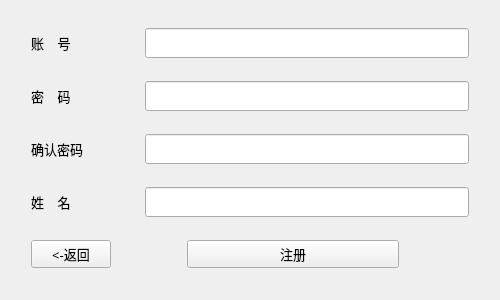
<?xml version="1.0" encoding="UTF-8"?>
<ui version="4.0">
 <class>Form</class>
 <widget class="QWidget" name="Form">
  <property name="geometry">
   <rect>
    <x>0</x>
    <y>0</y>
    <width>500</width>
    <height>300</height>
   </rect>
  </property>
  <property name="minimumSize">
   <size>
    <width>500</width>
    <height>300</height>
   </size>
  </property>
  <property name="maximumSize">
   <size>
    <width>500</width>
    <height>300</height>
   </size>
  </property>
  <property name="windowTitle">
   <string>注册</string>
  </property>
  <layout class="QVBoxLayout" name="verticalLayout">
   <item>
    <layout class="QHBoxLayout" name="horizontalLayout" stretch="2,6">
     <property name="leftMargin">
      <number>20</number>
     </property>
     <property name="rightMargin">
      <number>20</number>
     </property>
     <item>
      <widget class="QLabel" name="label_3">
       <property name="font">
        <font>
         <family>宋体</family>
         <pointsize>10</pointsize>
        </font>
       </property>
       <property name="styleSheet">
        <string notr="true"/>
       </property>
       <property name="text">
        <string>账    号</string>
       </property>
      </widget>
     </item>
     <item>
      <widget class="QLineEdit" name="text_user">
       <property name="font">
        <font>
         <family>宋体</family>
         <pointsize>11</pointsize>
        </font>
       </property>
       <property name="echoMode">
        <enum>QLineEdit::Normal</enum>
       </property>
      </widget>
     </item>
    </layout>
   </item>
   <item>
    <layout class="QHBoxLayout" name="horizontalLayout_2" stretch="2,6">
     <property name="leftMargin">
      <number>20</number>
     </property>
     <property name="rightMargin">
      <number>20</number>
     </property>
     <item>
      <widget class="QLabel" name="label_4">
       <property name="font">
        <font>
         <family>宋体</family>
         <pointsize>10</pointsize>
        </font>
       </property>
       <property name="styleSheet">
        <string notr="true"/>
       </property>
       <property name="text">
        <string>密    码</string>
       </property>
      </widget>
     </item>
     <item>
      <widget class="QLineEdit" name="text_password">
       <property name="font">
        <font>
         <family>宋体</family>
         <pointsize>11</pointsize>
        </font>
       </property>
       <property name="echoMode">
        <enum>QLineEdit::Password</enum>
       </property>
      </widget>
     </item>
    </layout>
   </item>
   <item>
    <layout class="QHBoxLayout" name="horizontalLayout_3" stretch="2,6">
     <property name="leftMargin">
      <number>20</number>
     </property>
     <property name="rightMargin">
      <number>20</number>
     </property>
     <item>
      <widget class="QLabel" name="label_5">
       <property name="font">
        <font>
         <family>宋体</family>
         <pointsize>10</pointsize>
        </font>
       </property>
       <property name="styleSheet">
        <string notr="true"/>
       </property>
       <property name="text">
        <string>确认密码</string>
       </property>
      </widget>
     </item>
     <item>
      <widget class="QLineEdit" name="text_password_is">
       <property name="font">
        <font>
         <family>宋体</family>
         <pointsize>11</pointsize>
        </font>
       </property>
       <property name="echoMode">
        <enum>QLineEdit::Password</enum>
       </property>
      </widget>
     </item>
    </layout>
   </item>
   <item>
    <layout class="QHBoxLayout" name="horizontalLayout_5" stretch="2,6">
     <property name="leftMargin">
      <number>20</number>
     </property>
     <property name="rightMargin">
      <number>20</number>
     </property>
     <item>
      <widget class="QLabel" name="label_6">
       <property name="font">
        <font>
         <family>宋体</family>
         <pointsize>10</pointsize>
        </font>
       </property>
       <property name="styleSheet">
        <string notr="true"/>
       </property>
       <property name="text">
        <string>姓    名</string>
       </property>
      </widget>
     </item>
     <item>
      <widget class="QLineEdit" name="text_name">
       <property name="font">
        <font>
         <family>宋体</family>
         <pointsize>11</pointsize>
        </font>
       </property>
       <property name="echoMode">
        <enum>QLineEdit::Normal</enum>
       </property>
      </widget>
     </item>
    </layout>
   </item>
   <item>
    <layout class="QHBoxLayout" name="horizontalLayout_4" stretch="1,1,3,1">
     <property name="leftMargin">
      <number>20</number>
     </property>
     <property name="rightMargin">
      <number>20</number>
     </property>
     <item>
      <widget class="QPushButton" name="btn_return">
       <property name="font">
        <font>
         <family>宋体</family>
         <pointsize>10</pointsize>
        </font>
       </property>
       <property name="styleSheet">
        <string notr="true"/>
       </property>
       <property name="text">
        <string>&lt;-返回</string>
       </property>
      </widget>
     </item>
     <item>
      <spacer name="horizontalSpacer">
       <property name="orientation">
        <enum>Qt::Horizontal</enum>
       </property>
       <property name="sizeHint" stdset="0">
        <size>
         <width>40</width>
         <height>20</height>
        </size>
       </property>
      </spacer>
     </item>
     <item>
      <widget class="QPushButton" name="btn_register">
       <property name="font">
        <font>
         <family>宋体</family>
         <pointsize>10</pointsize>
        </font>
       </property>
       <property name="styleSheet">
        <string notr="true"/>
       </property>
       <property name="text">
        <string>注册</string>
       </property>
      </widget>
     </item>
     <item>
      <spacer name="horizontalSpacer_2">
       <property name="orientation">
        <enum>Qt::Horizontal</enum>
       </property>
       <property name="sizeHint" stdset="0">
        <size>
         <width>40</width>
         <height>20</height>
        </size>
       </property>
      </spacer>
     </item>
    </layout>
   </item>
  </layout>
 </widget>
 <resources/>
 <connections/>
</ui>
